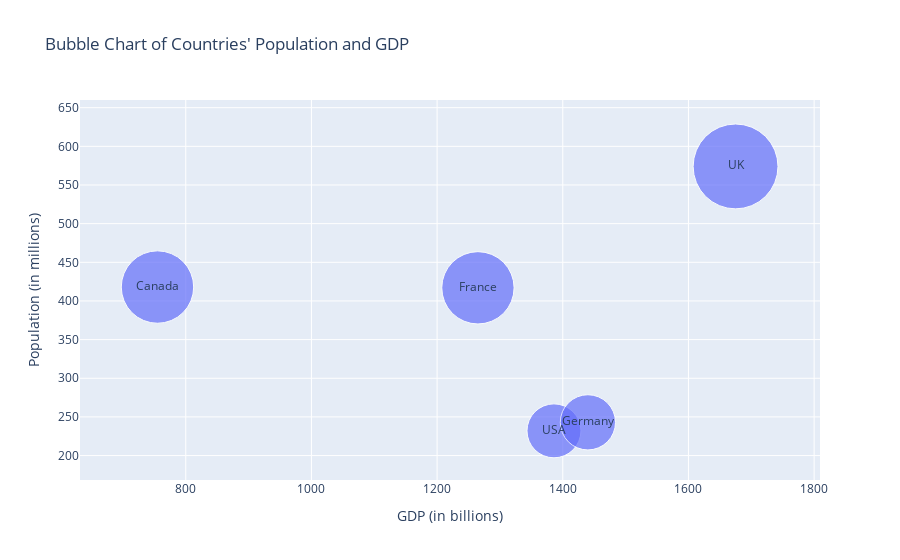

Write notebook code for a chart like this one.
### Markdown cell above
5. Using the given dataset, create a bubble chart to represent each country's population (y-axis), GDP (xaxis), and bubble size proportional to the population

### Code cell
import numpy as np
import pandas as pd
import plotly.express as px

# Set the seed for reproducibility
np.random.seed(25)

# Generate the data
data = {
    'Country': ['USA', 'Canada', 'UK', 'Germany', 'France'],
    'Population': np.random.randint(100, 1000, 5),
    'GDP': np.random.randint(500, 2000, 5)
}

# Create a DataFrame
df = pd.DataFrame(data)

# Create a bubble chart using Plotly
fig = px.scatter(df, x='GDP', y='Population', size='Population', text='Country',
                 title="Bubble Chart of Countries' Population and GDP",
                 labels={'GDP': 'GDP (in billions)', 'Population': 'Population (in millions)'},
                 size_max=60)

# Show the plot
fig.show()

### Figure 1 — Plotly figure (JSON) as saved in the notebook; plotly's stock layout.template omitted (floating-point values rounded to 4 significant figures)
{"data": [{"hovertemplate": "GDP (in billions)=%{x}<br>Population (in millions)=%{marker.size}<br>Country=%{text}<extra></extra>", "legendgroup": "", "marker": {"color": "#636efa", "size": [232, 418, 574, 243, 417], "sizemode": "area", "sizeref": 0.1594, "symbol": "circle"}, "mode": "markers+text", "name": "", "orientation": "v", "showlegend": false, "text": ["USA", "Canada", "UK", "Germany", "France"], "type": "scatter", "x": [1386, 755, 1675, 1440, 1265], "xaxis": "x", "y": [232, 418, 574, 243, 417], "yaxis": "y"}], "layout": {"autosize": true, "legend": {"itemsizing": "constant", "tracegroupgap": 0}, "title": {"text": "Bubble Chart of Countries' Population and GDP"}, "xaxis": {"anchor": "y", "autorange": true, "domain": [0, 1], "range": [640.3, 1799.0], "title": {"text": "GDP (in billions)"}, "type": "linear"}, "yaxis": {"anchor": "x", "autorange": true, "domain": [0, 1], "range": [73.35, 802.7], "title": {"text": "Population (in millions)"}, "type": "linear"}}}
